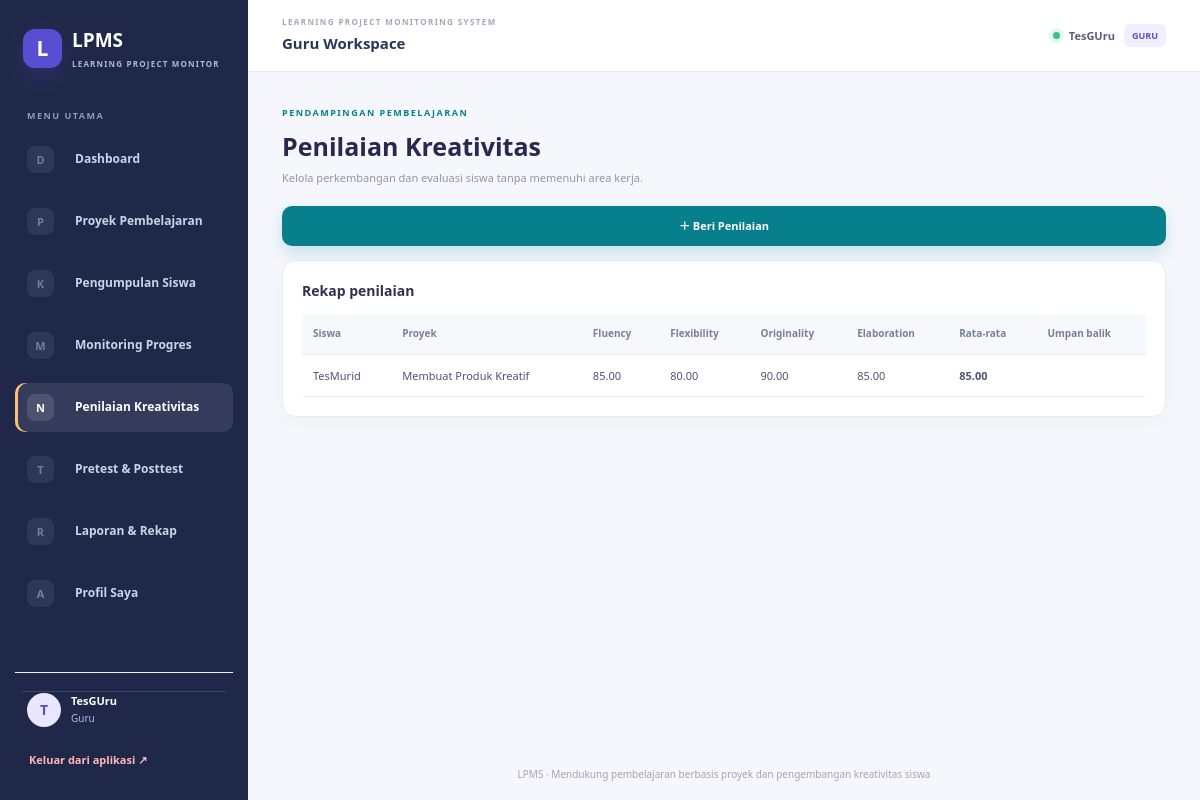
The page /index.php?page=assessment (signed in) on the database its author committed.
### tables this page shows
CREATE TABLE `penilaian` (
  `id` int NOT NULL,
  `unggah_id` int NOT NULL,
  `guru_id` int NOT NULL,
  `fluency` decimal(5,2) NOT NULL DEFAULT '0.00',
  `flexibility` decimal(5,2) NOT NULL DEFAULT '0.00',
  `originality` decimal(5,2) NOT NULL DEFAULT '0.00',
  `elaboration` decimal(5,2) NOT NULL DEFAULT '0.00',
  `umpan_balik` text,
  `nilai_akhir` decimal(5,2) NOT NULL DEFAULT '0.00',
  `created_at` timestamp NULL DEFAULT CURRENT_TIMESTAMP ON UPDATE CURRENT_TIMESTAMP
);

CREATE TABLE `user` (
  `id` int NOT NULL,
  `nama` varchar(120) NOT NULL,
  `username` varchar(60) NOT NULL,
  `password` varchar(255) NOT NULL,
  `role` enum('admin','guru','siswa') NOT NULL,
  `nis_nip` varchar(40) DEFAULT NULL,
  `kelas` varchar(80) DEFAULT NULL,
  `jurusan` varchar(80) DEFAULT NULL,
  `created_at` timestamp NULL DEFAULT CURRENT_TIMESTAMP
);

CREATE TABLE `proyek` (
  `id` int NOT NULL,
  `guru_id` int NOT NULL,
  `judul` varchar(180) NOT NULL,
  `deskripsi` text NOT NULL,
  `instruksi` text,
  `tanggal_mulai` date DEFAULT NULL,
  `tenggat` date DEFAULT NULL,
  `status` enum('draft','aktif','selesai') DEFAULT 'aktif',
  `created_at` timestamp NULL DEFAULT CURRENT_TIMESTAMP
);

### index.php (called while the page is built, shortened)
<?php
require_once __DIR__ . '/app/helpers.php';
$page = (string)($_GET['page'] ?? (isset($_SESSION['user_id']) ? 'dashboard' : 'home'));
$file = __DIR__ . '/app/pages/' . $page . '.php';
require __DIR__ . '/app/layout/header.php';
require $file;
require __DIR__ . '/app/layout/footer.php';

### app/helpers.php (called while the page is built, shortened)
<?php
function e($value): string
{
    return htmlspecialchars((string)$value, ENT_QUOTES, 'UTF-8');
}
function current_user(): array
{
    return $_SESSION['user'] ?? [];
}
function role(): string
{
    return current_user()['role'] ?? '';
}

### app/pages/assessment.php (the view, shortened to what this page needs)
<?php
$rows = $pdo->query("SELECT n.*,s.nama siswa,p.judul FROM penilaian n JOIN unggah_proyek u ON u.id=n.unggah_id JOIN `user` s ON s.id=u.siswa_id JOIN proyek p ON p.id=u.proyek_id" . (role() === 'guru' ? " WHERE p.guru_id=" . (int)current_user()['id'] : "") . " ORDER BY n.created_at DESC")->fetchAll();
?><div class="page-heading">
    <div><span class="eyebrow">PENDAMPINGAN PEMBELAJARAN</span>
        <h1>Penilaian Kreativitas</h1>
        <p class="muted">Kelola perkembangan dan evaluasi siswa tanpa memenuhi area kerja.</p>
    </div>
</div>
<button type="button" class="primary-button" data-open-modal="assessment-modal">＋ Beri Penilaian</button>
<div class="panel">
    <h3>Rekap penilaian</h3>
    <div class="table-wrap">
        <table>
            <tr>
                <th>Siswa</th>
                <th>Proyek</th>
                <th>Fluency</th>
                <th>Flexibility</th>
                <th>Originality</th>
                <th>Elaboration</th>
                <th>Rata-rata</th>
                <th>Umpan balik</th>
            </tr><?php foreach ($rows as $x): ?><tr>
                    <td><?= e($x['siswa']) ?></td>
                    <td><?= e($x['judul']) ?></td>
                    <td><?= e($x['fluency']) ?></td>
                    <td><?= e($x['flexibility']) ?></td>
                    <td><?= e($x['originality']) ?></td>
                    <td><?= e($x['elaboration']) ?></td>
                    <td><b><?= e($x['nilai_akhir']) ?></b></td>
                    <td><?= e($x['umpan_balik']) ?></td>
                </tr><?php endforeach; ?>
        </table>
    </div>
</div>

### assets/style.css (style rules this page uses)
* { box-sizing: border-box }
body { margin: 0; background: #f3f5fb; color: #1e293b; font: 15px/1.55 Inter, Segoe UI, Arial, sans-serif }
h1 { font-size: 27px; margin: 0 0 8px; color: #20264d }
h3 { margin-top: 0 }
.muted { color: #64748b }
.panel { background: #fff; border: 1px solid #e7eaf2; border-radius: 14px; padding: 22px; margin: 18px 0; box-shadow: 0 4px 16px #1e293b08 }
button, .btn { display: inline-block; border: 0; border-radius: 8px; background: #4f46e5; color: #fff; padding: 11px 17px; font: inherit; font-weight: 650; cursor: pointer; text-decoration: none; margin-top: 15px }
.table-wrap { overflow: auto }
table { border-collapse: collapse; width: 100%; min-width: 600px }
th, td { text-align: left; padding: 11px 10px; border-bottom: 1px solid #e5e7eb; vertical-align: top }
th { background: #f8fafc; color: #475569; font-size: 13px }
.eyebrow { font-size: 10px; font-weight: 850; letter-spacing: 1.7px; color: #665bd5 }
:root { --ink: #24264b; --muted: #8588a3; --purple: #594ed2; --line: #e9eaf3; --bg: #f5f6fb }
body { font-family: 'DM Sans', 'Segoe UI', Arial, sans-serif; color: var(--ink) }
.eyebrow { font-size: 10px; letter-spacing: 1.6px; font-weight: 800; color: #655bd1 }
.primary-button { display: flex; justify-content: space-between; align-items: center; width: 100%; padding: 14px 17px; margin-top: 24px; border: 0; border-radius: 9px; background: var(--purple); color: white; text-decoration: none; font-size: 13px; font-weight: 750; cursor: pointer }
.app-body { margin: 0; background: #f5f6fb; color: var(--ink); font-size: 14px }
.page-content h1 { font-size: 25px; color: #27294e; margin: 0 0 8px }
.page-content h3 { font-size: 14px; color: #303252; margin: 0 0 13px }
.page-content .muted { font-size: 11px; color: #9294a9 }
.panel { background: white; border: 1px solid var(--line); border-radius: 13px; padding: 21px; margin: 17px 0; box-shadow: 0 3px 12px #25254b05 }
button, .btn { display: inline-flex; align-items: center; justify-content: center; border: 0; border-radius: 8px; background: #5548d9; color: white; padding: 10px 16px; font-size: 11px; font-weight: 750; cursor: pointer; text-decoration: none; margin-top: 14px }
table { border-collapse: collapse; width: 100%; min-width: 620px }
th, td { text-align: left; padding: 11px 10px; border-bottom: 1px solid #eceef4; vertical-align: top; font-size: 11px }
th { background: #f8f8fc; color: #6e718c; font-size: 10px; font-weight: 800 }
.role-guru { --role-accent: #087f8c; --role-soft: #e5f6f6; --role-banner: linear-gradient(115deg, #075d68, #0b9aa3 65%, #65c6c3) }
:root { --school-ink: #20284a; --school-muted: #7c849d; --school-line: #e7eaf3; --school-paper: #fff; --school-bg: #f5f7fc }
.app-body { background: var(--school-bg) }
.page-heading { display: flex; align-items: center; justify-content: space-between; gap: 20px; margin: 0 0 20px }
.page-heading h1 { margin: 5px 0 4px }
.page-heading p { margin: 0 }
.eyebrow { font-size: 9px; letter-spacing: 1.5px; font-weight: 850; color: var(--role-accent, #5548d9) }
.primary-button { display: inline-flex; align-items: center; justify-content: center; gap: 8px; margin: 0; padding: 11px 17px; border-radius: 10px; background: var(--role-accent, #5548d9); color: white; text-decoration: none; font-size: 11px; font-weight: 800; box-shadow: 0 7px 16px color-mix(in srgb, var(--role-accent, #5548d9) 18%, transparent) }
.panel { margin: 14px 0; padding: 19px; border-radius: 14px; box-shadow: 0 5px 20px #28345c08 }
.table-wrap table { min-width: 680px }
.table-wrap th { background: #f6f8fc; color: #77809a; padding: 12px 11px }
.table-wrap td { padding: 12px 11px; color: #4c5571 }
.role-guru .primary-button { background: #087f8c }

### rows shown on the page
penilaian: user.nama "TesMurid", proyek.judul "Membuat Produk Kreatif", fluency "85.00", flexibility "80.00", originality "90.00", elaboration "85.00", nilai_akhir "85.00"

### other values the page prints
$icon "D"
$label "Dashboard"
$icon "P"
$label "Proyek Pembelajaran"
$icon "K"
$label "Pengumpulan Siswa"
$icon "M"
$label "Monitoring Progres"
$icon "N"
$label "Penilaian Kreativitas"
$icon "T"
$label "Pretest & Posttest"
$icon "R"
$label "Laporan & Rekap"
$icon "A"
